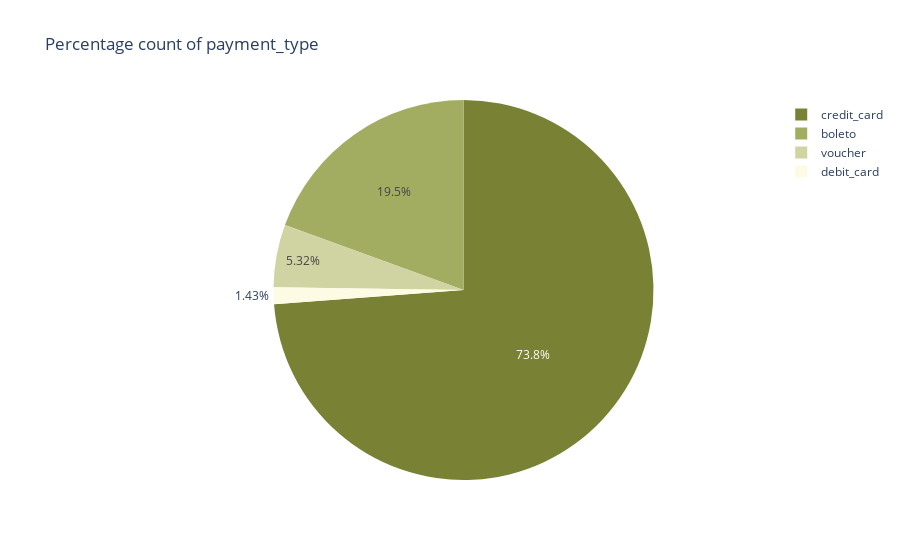

Notebook source saved alongside this figure:
### Code cell
CP= data[['customer_id','payment_type']]

group_1=CP.groupby(['payment_type'],as_index=False).count()
group_1

px.pie(group_1,values='customer_id',names='payment_type',
      title='Percentage count of payment_type',
      color_discrete_sequence=px.colors.diverging.Armyrose)

### Figure 1 — Plotly figure (JSON) as saved in the notebook; plotly's stock layout.template omitted (floating-point values rounded to 4 significant figures)
{"data": [{"domain": {"x": [0, 1], "y": [0, 1]}, "hovertemplate": "payment_type=%{label}<br>customer_id=%{value}<extra></extra>", "labels": ["boleto", "credit_card", "debit_card", "voucher"], "legendgroup": "", "name": "", "showlegend": true, "type": "pie", "values": [22189, 84183, 1633, 6068]}], "layout": {"legend": {"tracegroupgap": 0}, "piecolorway": ["rgb(121, 130, 52)", "rgb(163, 173, 98)", "rgb(208, 211, 162)", "rgb(253, 251, 228)", "rgb(240, 198, 195)", "rgb(223, 145, 163)", "rgb(212, 103, 128)"], "title": {"text": "Percentage count of payment_type"}}}
